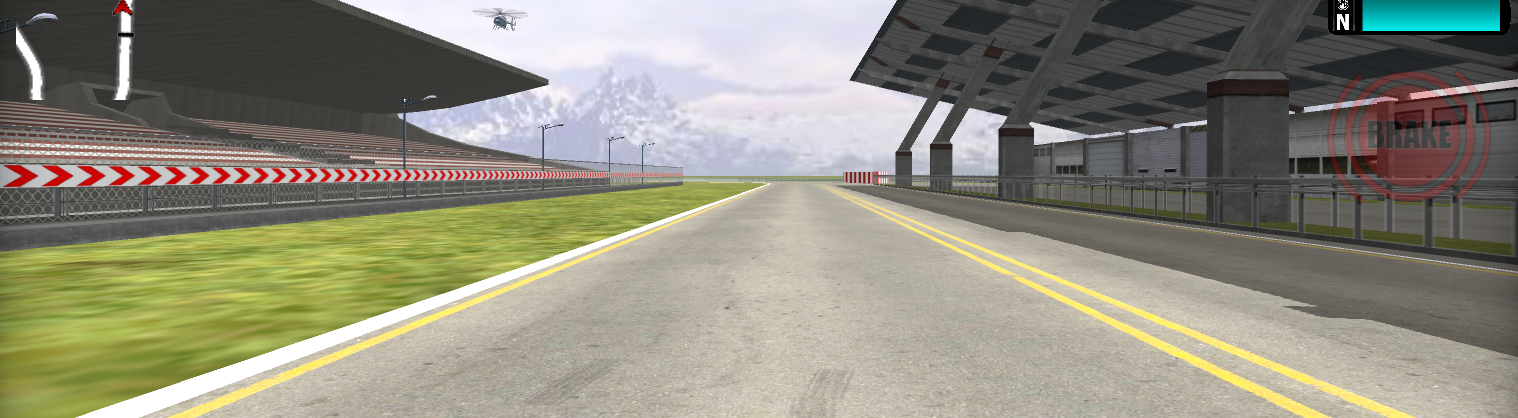
#> input picture lane.png, 1518 x 418 px
$ jupyter execute 'Color and Gradient.ipynb'   (older library calls are emulated)
#> lines starting #> are read from the running program, lines starting #| are printed output that depends on the picture
[cell 1]
import numpy as np
import cv2
import matplotlib.pyplot as plt

[cell 2]
img = cv2.imread("lane.png")
#> img is the input picture: shape (418, 1518, 3); mean B, G, R 124.2, 140, 142.3
gray= cv2.cvtColor(img,cv2.COLOR_BGR2GRAY)
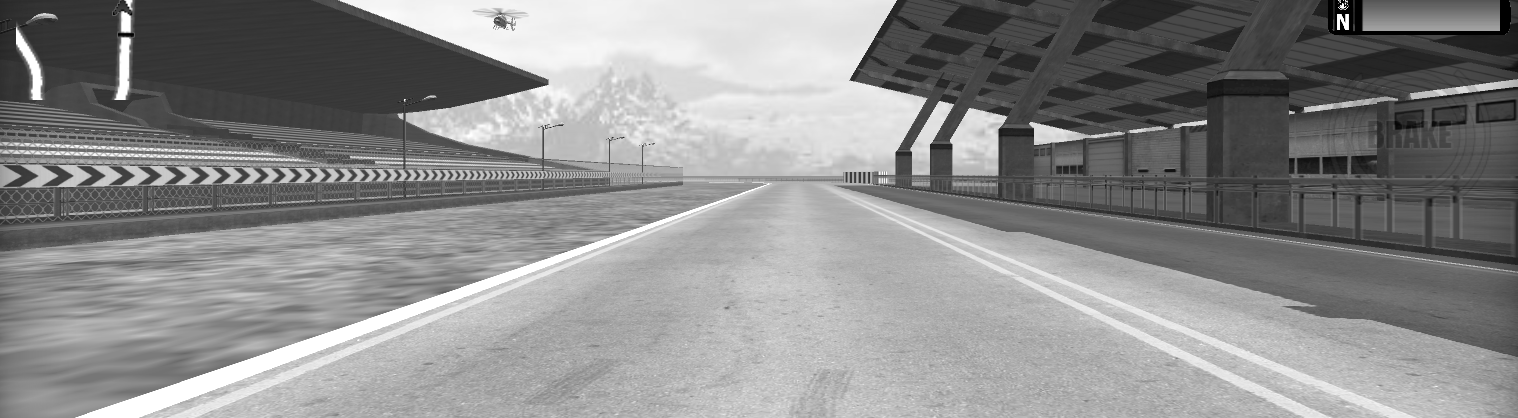
#> gray: shape (418, 1518); min 0, max 255, mean 138.9
hls =  cv2.cvtColor(img,cv2.COLOR_BGR2HLS)
#> hls: shape (418, 1518, 3); mean of channels 0, 1, 2 44.6, 133.9, 45.4

[cell 3]
plt.imshow(gray,cmap="gray")

[cell 4]
plt.imshow(hls)

[cell 5]
#sobelx
sobelx = cv2.Sobel(gray,cv2.CV_64F,1,0)
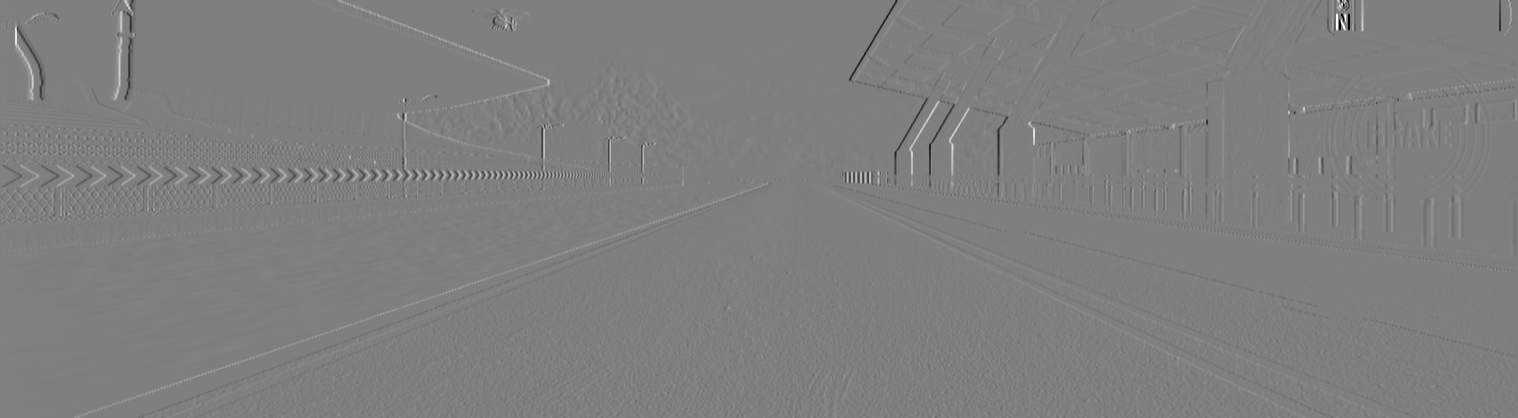
#> sobelx: shape (418, 1518) float64; min -1020, max 1020, mean -0.1; drawn with min black and max white
abs_sobelx = np.absolute(sobelx)
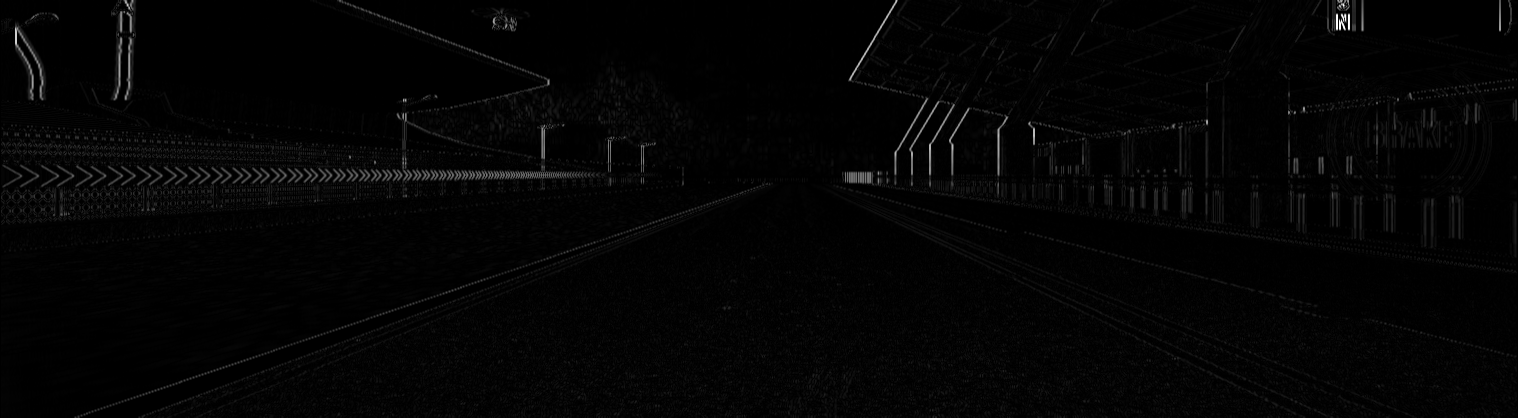
#> abs_sobelx: shape (418, 1518) float64; min 0, max 1020, mean 18; drawn with min black and max white
scaled_sobel = np.uint8(255*abs_sobelx/np.max(abs_sobelx))

[cell 6]
thresh = (20,100)
sxbinary = np.zeros_like(scaled_sobel)
sxbinary[(scaled_sobel  > thresh[0]) & (scaled_sobel <= thresh[1])] = 1

[cell 7]
plt.imshow(sxbinary,cmap="gray")
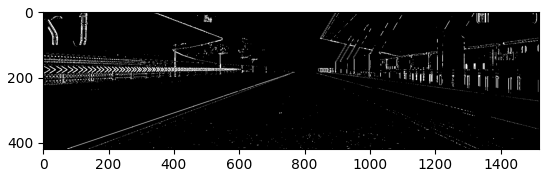
#> figure drawn by matplotlib, 1 panel

[cell 8]
s_channel = hls[:,:,2]
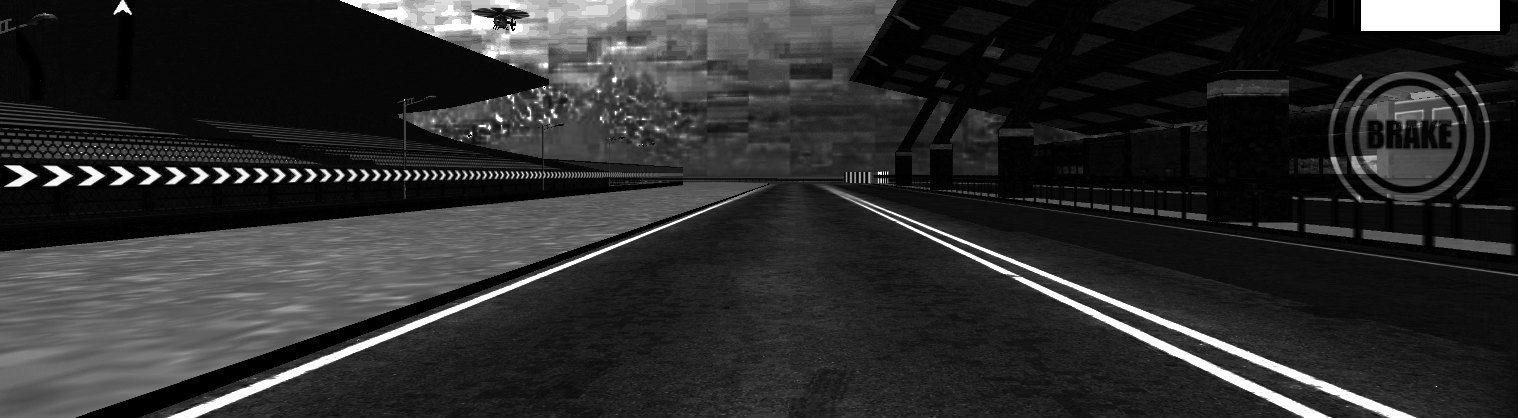
#> s_channel: shape (418, 1518); min 0, max 255, mean 45.4
s_thresh_min = 170
s_thresh_max = 255
s_binary = np.zeros_like(s_channel)
s_binary[(s_channel >= s_thresh_min) & (s_channel <= s_thresh_max)] = 1

[cell 9]
plt.imshow(s_binary,cmap="gray")
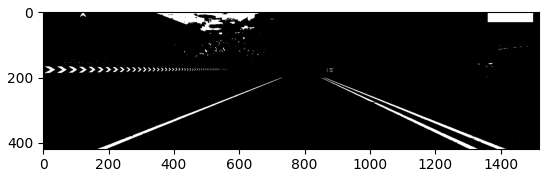
#> figure drawn by matplotlib, 1 panel

[cell 10]
color_binary = np.dstack(( np.zeros_like(sxbinary), sxbinary, s_binary)) * 255
plt.imshow(color_binary,cmap="gray")
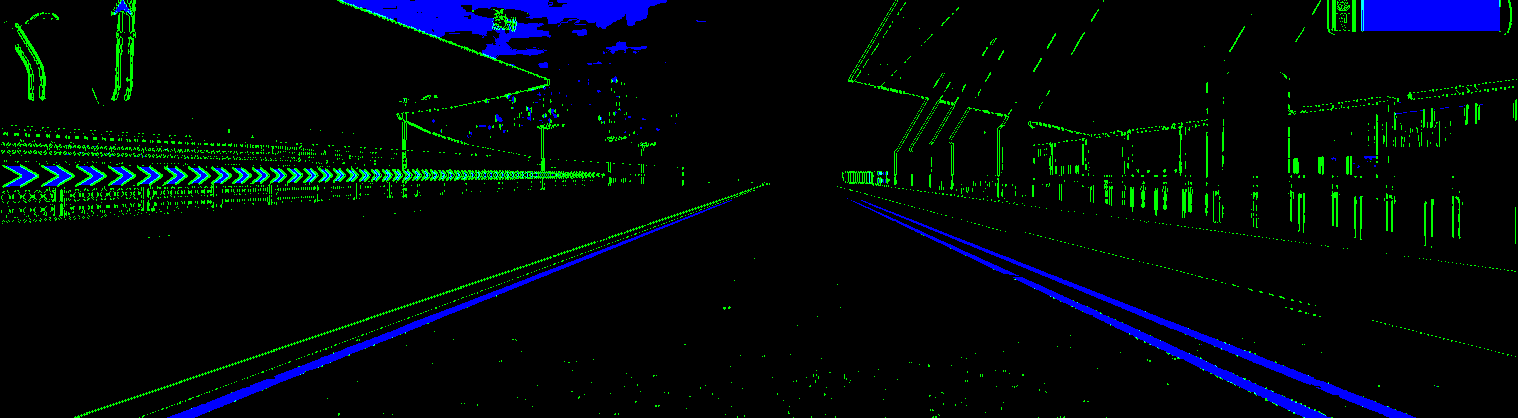
#> shown: shape (418, 1518, 3); mean R, G, B 0, 8.4, 10

$ run again, with road2.jpg saved as lane.png
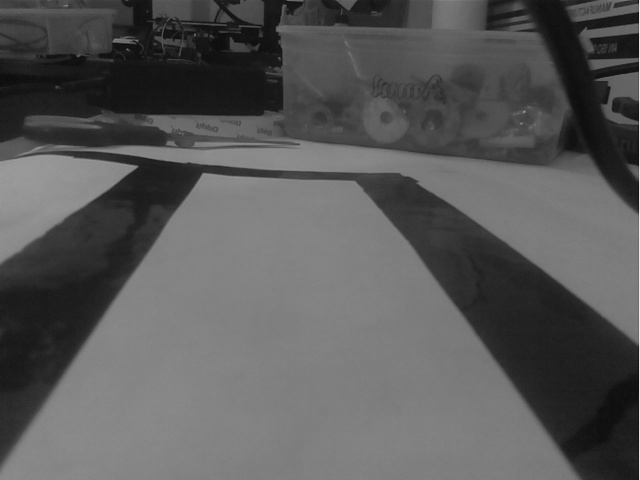
#> input picture road2.jpg, 640 x 480 px
#> img is the input picture: shape (480, 640, 3); min 11, max 237, mean 88.9
#> hls: shape (480, 640, 3); mean of channels 0, 1, 2 0, 88.9, 0
#> `sobelx = cv2.Sobel(gray,cv2.CV_64F,1,0)`:
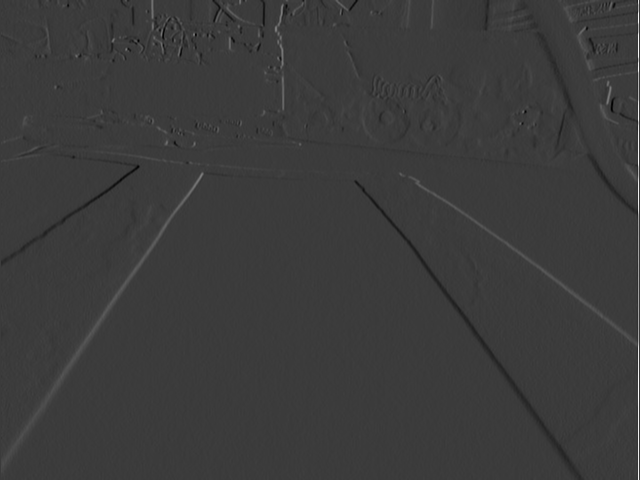
#> sobelx: shape (480, 640) float64; min -266, max 867, mean 1; drawn with min black and max white
#> s_channel: shape (480, 640); every value is 0
#> `[cell 10] color_binary = np.dstack(( np.zeros_like(sxbinary), sxbinary..`:
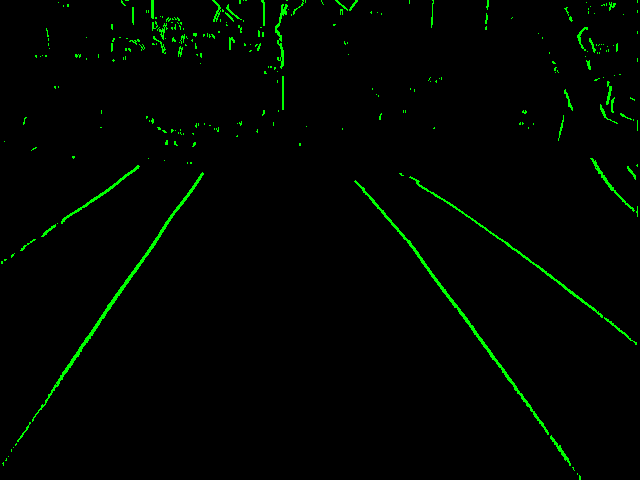
#> shown: shape (480, 640, 3); mean R, G, B 0, 4.8, 0
